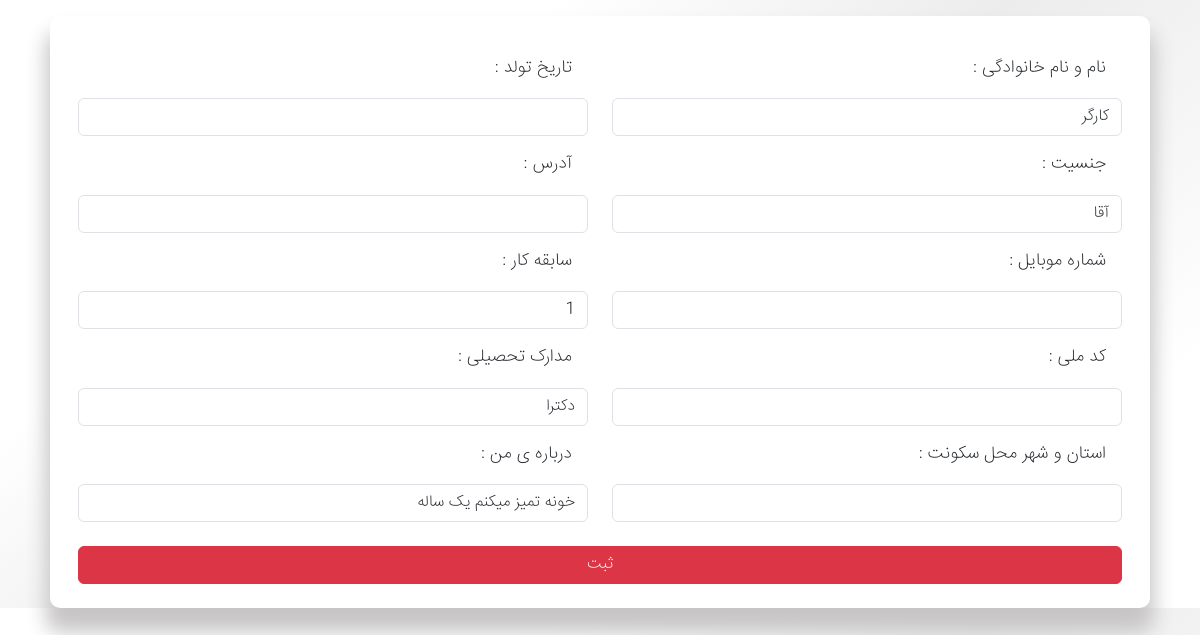
The app's page /user/edit-servicer-profile/ (signed in) with its own data.
### account_module/models.py (models this page shows, shortened)
class User(AbstractUser):
    avatar = models.ImageField(max_length=20, verbose_name='تصویر پروفایل', null=True, blank=True)
    fullname = models.CharField(max_length=100, verbose_name='نام و نام خانوادگی')
    city = models.CharField(max_length=100, verbose_name='استان و شهر', null=True, blank=True)
    email_active_code = models.CharField(max_length=100, verbose_name='کد فعالسازی ایمیل')
    address = models.TextField(null=True, blank=True, verbose_name='آدرس')
    national_number = models.IntegerField(null=True, blank=True, verbose_name='شماره ملی')
    mobile_number = models.IntegerField(null=True, blank=True, verbose_name='شماره موبایل')
    birth_date = models.CharField(max_length=40, null=True, blank=True, verbose_name='تاریخ تولد')
    is_servicer = models.BooleanField(verbose_name='خدمات دهنده', default=False)
    class Meta:
        verbose_name = 'کاربر'
        verbose_name_plural = 'کاربران'

class Servicer(models.Model):
    user = models.OneToOneField(User, on_delete=models.CASCADE, related_name='servicer')
    gender = models.CharField(max_length=100, verbose_name='جنسیت', blank=True)
    certificate = models.CharField(max_length=100, verbose_name='مدارک تحصیلی', blank=True)
    type = models.CharField(max_length=100, verbose_name='نوع خدمات رسانی', blank=True)
    is_submited = models.BooleanField(verbose_name='تایید شده', default=False, blank=True)
    experience = models.IntegerField(null=True, blank=True, verbose_name='سال تجربه')
    description = models.CharField(max_length=300, verbose_name='توضیحات', blank=True)
    class Meta:
        verbose_name = 'خدمات دهنده'
        verbose_name_plural = 'خدمات دهندگان'

### user_panel_module/views.py (the view, shortened to what this page needs)
# urls.py: path('edit-servicer-profile/', views.EditServicerProfilePage.as_view(), name='edit_servicer_page'),
class EditServicerProfilePage(View):
    def get(self, request):
        current_user = User.objects.filter(id=request.user.id).first()
        edit_form_user = UserProfileForm(instance=current_user)
        current_servicer = Servicer.objects.filter(user=request.user).first()
        edit_form = ServicerProfileForm(instance=current_servicer)
        context = {
            'servicer': edit_form,
            'user': edit_form_user
        }
        return render(request, 'servicer/edit_user_profile.html', context)

### user_panel_module/forms.py
class ServicerProfileForm(forms.ModelForm):
    class Meta:
        model = Servicer
        fields = ['gender', 'certificate', 'experience', 'description']
        widgets = {
            'gender': forms.TextInput(attrs={'class': 'form-control'}),
            'certificate': forms.TextInput(attrs={'class': 'form-control'}),
            'experience': forms.NumberInput(attrs={'class': 'form-control'}),
            'description': forms.TextInput(attrs={'class': 'form-control'}),
        }

class UserProfileForm(forms.ModelForm):
    class Meta:
        model = User
        fields = ['fullname', 'email', 'national_number', 'mobile_number', 'birth_date', 'address', 'city']
        widgets = {
            'fullname': forms.TextInput(attrs={'class': 'form-control'}),
            'email': forms.EmailInput(attrs={'class': 'form-control'}),
            'national_number': forms.TextInput(attrs={'class': 'form-control'}),
            'mobile_number': forms.TextInput(attrs={'class': 'form-control'}),
            'birth_date': forms.DateTimeInput(attrs={'class': 'form-control'}),
            'address': forms.TextInput(attrs={'class': 'form-control'}),
            'city': forms.TextInput(attrs={'class': 'form-control'}),
        }

### user_panel_module/templates/servicer/edit_user_profile.html (shortened to what this page needs)
{% extends 'shared/_layout.html' %}
{% load render_partial %}
{% block main %}
    <main>
   <div class="container mt-3">
        <div class="row mx-2">
            <div class="col panel-main">
                <div class="user-info-edit-container">
                    <div>
                        <form action="{% url 'edit_servicer_page' %}"  method="post">
                            <div class="mt-4 px-3 pb-4 form-group">
                                <div class="row">
                                    <div class="col-lg-6">
                                        <div class="d-flex justify-content-between">
                                            <label class="p-3">نام و نام خانوادگی :</label>
                                        </div>
                                                {{ user.fullname }}
                                        <div class="d-flex justify-content-between">
                                            <label class="p-3">جنسیت :</label>
                                        </div>
                                                {{ servicer.gender }}
                                        <div class="d-flex justify-content-between">
                                            <label class="p-3">شماره موبایل :</label>
                                        </div>
                                                {{ user.mobile_number }}
                                        <div class="d-flex justify-content-between">
                                            <label class="p-3">کد ملی :</label>
                                        </div>
                                        {{ user.national_number }}
                                          <div class="d-flex justify-content-between">
                                            <label class="p-3">استان و شهر محل سکونت :</label>
                                        </div>
                                                {{ user.city }}
                                    </div>
                                    <div class="col-lg-6">
                                        <div class="d-flex justify-content-between ">
                                            <label class="p-3">تاریخ تولد :</label>
                                        </div>
                                                {{ user.birth_date }}
                                        <div class="d-flex justify-content-between">
                                            <label class="p-3">آدرس :</label>
                                        </div>
                                                {{ user.address }}
                                        <div class="d-flex justify-content-between">
                                            <label class="p-3">سابقه کار :</label>
                                        </div>
                                        {{ servicer.experience }}
                                        <div class="d-flex justify-content-between">
                                            <label class="p-3"> مدارک تحصیلی :</label>
                                        </div>
                                        {{ servicer.certificate }}
                                        <div class="d-flex justify-content-between">
                                            <label class="p-3">درباره ی من :</label>
                                        </div>
                                        {{ servicer.description }}
                                    </div>
                                    <a class="pointer"><button type="submit" class="btn btn-danger mt-4 w-100">ثبت</button></a>
                                </div>
                            </div>
                        </form>
                    </div>
                </div>
            </div>
        </div>
    </div>
    </main>
{% endblock %}

### static/css/style.css (style rules this page uses)
* { margin: 0; padding: 0; font-family: 'IRANSans', sans-serif; box-sizing: border-box; direction: rtl; }
html { scroll-behavior: smooth; }
body { overflow-x:hidden; font-size: 16px; background: rgb(255,255,255); background: linear-gradient(142deg, rgba(255,255,255,1) 28%, rgba(236,236,236,1) 51%, rgba(255,255,255,1) 84%); }
a { text-decoration: none !important; color: #181818; }
.pointer { cursor: pointer; }
.panel-main { background-color: white; border-radius: 10px; height: fit-content; box-shadow: 0 20px 20px .25rem #c7c5c5; }
.user-info-edit-container label { font-size: 1.1rem; }

### records on screen
User: fullname "کارگر"
Servicer: gender "آقا", experience "1", certificate "دکترا", description "خونه تمیز میکنم یک ساله"
